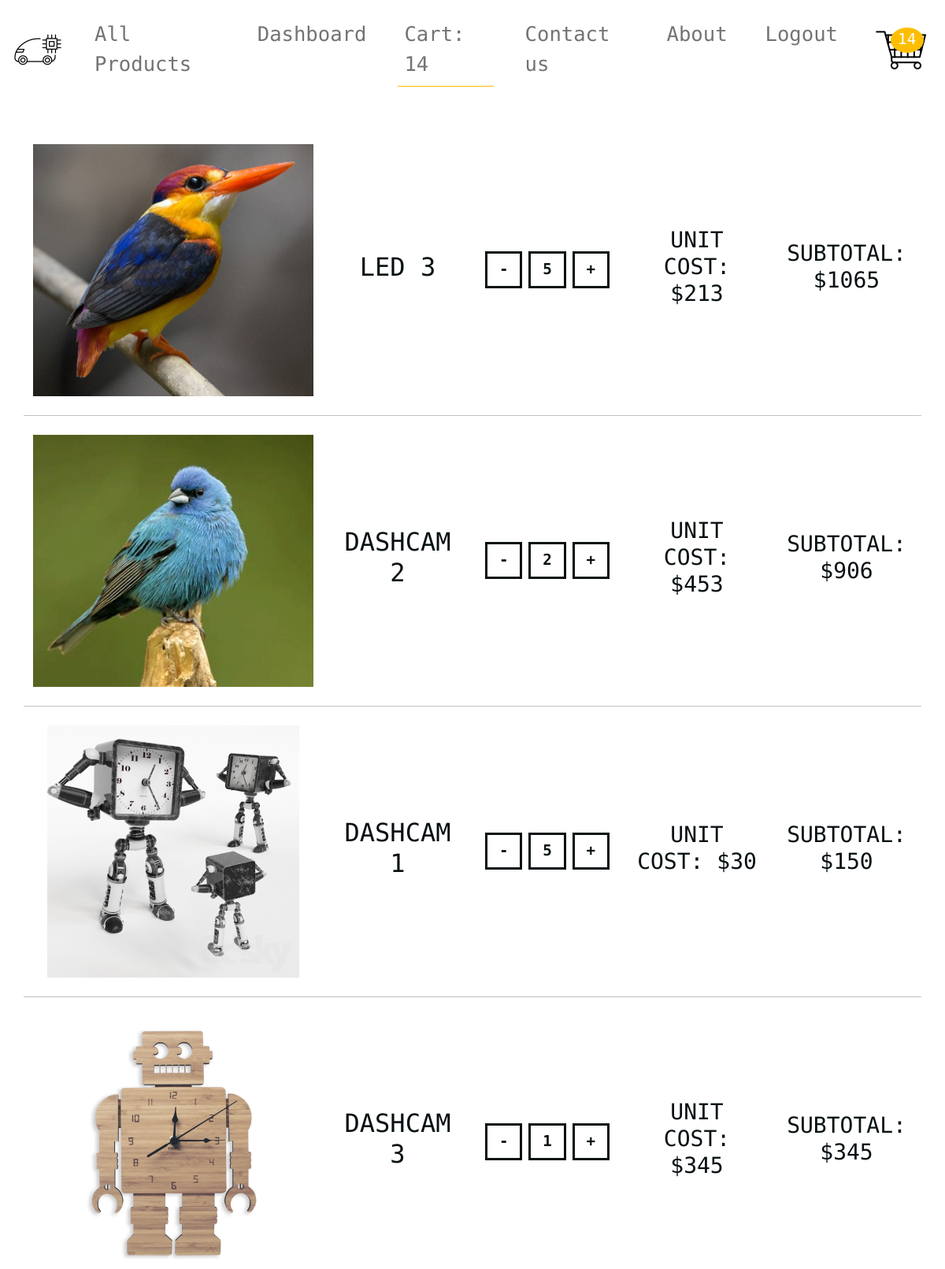
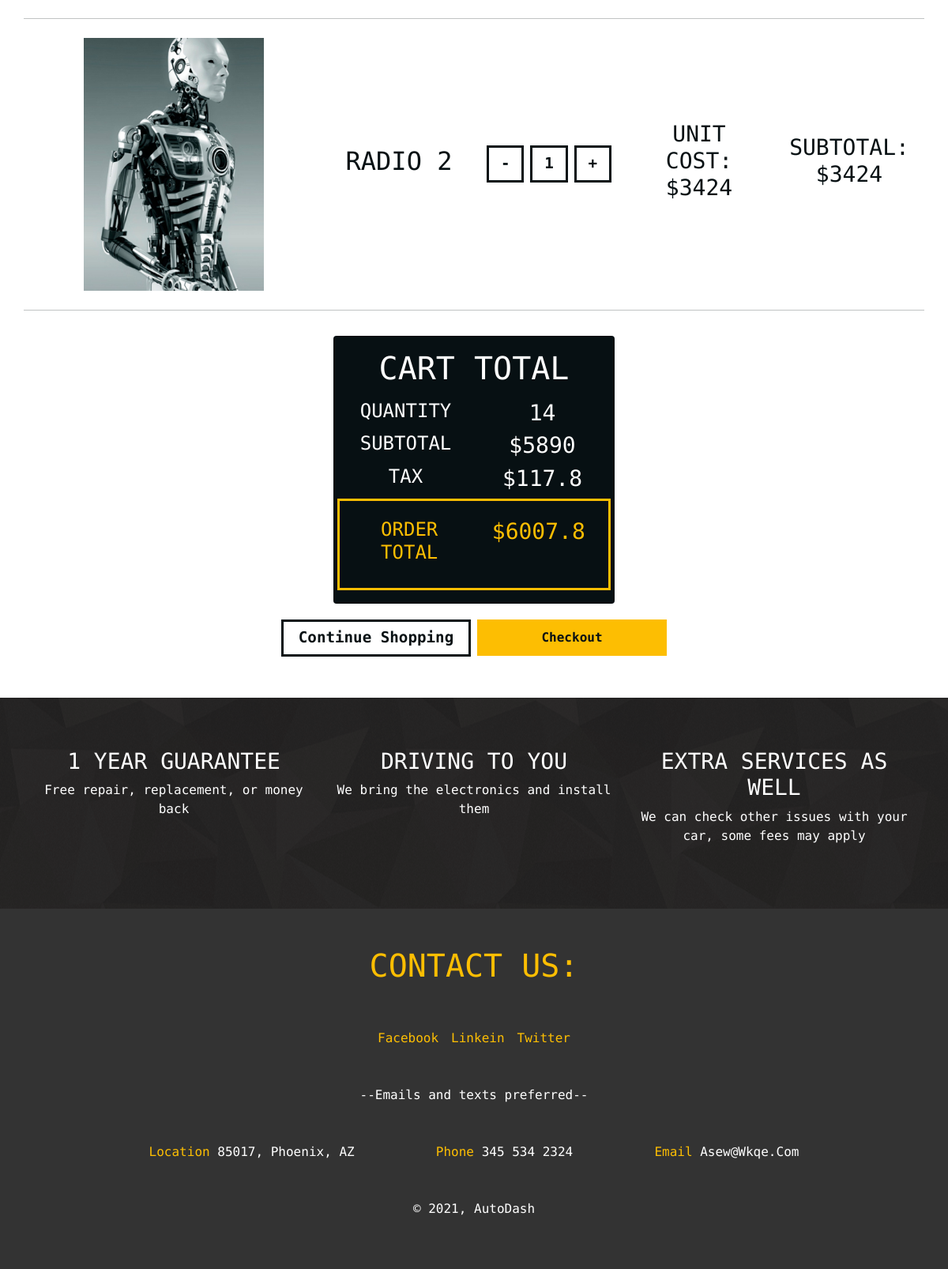
Screenshot of /cart/ (signed in) with the database file from the repository (2 pictures, top to bottom).
### cart/models.py (models this page shows, shortened)
class CartItem(models.Model):
    user = models.ForeignKey(Account, on_delete=models.CASCADE, null=True)
    product = models.ForeignKey(Product, on_delete=models.CASCADE)
    cart = models.ForeignKey(Cart, on_delete=models.CASCADE, null=True)
    quantity = models.IntegerField()
    is_active = models.BooleanField(default=True)
    def sub_total(self):
        return self.product.price * self.quantity

### store/models.py (models this page shows, shortened)
class Product(models.Model):
    product_name = models.CharField(max_length=200, unique=True)
    slug = models.SlugField(max_length=200, unique=True)
    description = models.TextField(max_length=1000, blank=True)
    price = models.IntegerField()
    images = models.ImageField(upload_to='photos/products')
    stock = models.IntegerField()
    is_available = models.BooleanField(default=True)
    category = models.ForeignKey(Category, on_delete=models.CASCADE)
    create_date = models.DateTimeField(auto_now_add=True)
    modified_date = models.DateTimeField(auto_now=True)

### cart/views.py (the view)
# urls.py: path('', views.cart, name='cart'),
def cart(request, total=0, quantity=0, cart_items=None):
    try:
        tax = 0
        grand_total = 0
        if request.user.is_authenticated:
            cart_items = CartItem.objects.filter(user=request.user, is_active=True)
        else:
            cart = Cart.objects.get(cart_id=_cart_id(request))
            cart_items = CartItem.objects.filter(cart=cart, is_active=True)
        for cart_item in cart_items:
            total += (cart_item.product.price * cart_item.quantity)
            quantity += cart_item.quantity
        tax = (2 * total)/100
        grand_total = total + tax
    except ObjectDoesNotExist:
        pass
    context = {
        'total': total,
        'quantity': quantity,
        'cart_items': cart_items,
        'tax': tax,
        'grand_total': grand_total,
    }
    return render(request, 'cart/cart.html', context=context)

### cart/context_processors.py (called while the page is built)
def counter(request):
    cart_count = 0
    if 'admin' in request.path:
        return {}
    else:
        try:
            cart = Cart.objects.filter(cart_id=_cart_id(request))
            if request.user.is_authenticated:
                cart_items = CartItem.objects.all().filter(user=request.user)
            else:
                cart_items = CartItem.objects.all().filter(cart=cart[:1])
            for cart_item in cart_items:
                cart_count += cart_item.quantity
        except Cart.DoesNotExist:
            cart_count = 0
    return dict(cart_count=cart_count)

### cart/views.py (called while the page is built)
def _cart_id(request):
    cart = request.session.session_key
    if not cart:
        cart = request.session.create()
    return cart

### category/context_processors.py (called while the page is built)
def menu_links(request):
    links = Category.objects.all()
    return dict(links=links)

### templates/cart/cart.html (shortened to what this page needs)
{% extends 'base/base.html' %}
{% load static %}
{% block content %}
<section class="totals pt-5 mb-5">
    <div class="container">
        <div class="row text-center ">
            <div class="col text-center text-uppercase ">
                <div class="row align-items-center">
                 {% for item in cart_items %}
                <div class="col-10 mx-auto col-md-4 m-2">
                    <img class="img-fluid product-image" src="{{ item.product.images.url }}"/>
                </div>
                <div class="col-10 mx-auto col-md-2 m-2">
                    <h2>{{ item.product.product_name }}</h2>
                </div>
                <div class="col-10 mx-auto col-md-2 ">
                    <div class="d-flex justify-content-center align-items-center">
                        <a class="btn btn-black mx-1" href="{% url 'reduce_cart' item.product.id  item.id %}">-</a>
                        <span class="btn btn-black mx-1">{{ item.quantity }}</span>
                        <a class="btn btn-black mx-1" href="{% url 'add_to_cart' item.product.id %}">+</a>
                    </div>
                </div>
                <div class="col-10 mx-auto col-md-2 m-2">
                    <h3>Unit cost: ${{ item.product.price }}</h3>
                </div>
                <div class="col-10 mx-auto col-md-2 m-2">
                    <h3>Subtotal: ${{ item.sub_total }}</h3>
                </div>
                <hr class="mt-3">
                {% endfor %}
                </div>
                <div class="row">
                    <div class="col-12 mx-auto my-3 col-sm-12 col-md-6 col-lg-4">
                        <div class="card card-body cart-total text-uppercase">
                            <div class="card-title text-white">
                                <h1>cart total</h1>
                            </div>
                            <div class="row text-white">
                                <div class="col-6"><h4>Quantity</h4></div>
                                <div class="col-6"><h3>{{quantity}}</h3></div>
                            </div>
                            <div class="row text-white">
                                <div class="col-6"><h4>subtotal</h4></div>
                                <div class="col-6"><h3>${{total}}</h3></div>
                            </div>
                            <div class="row text-white">
                                <div class="col-6"><h4>tax</h4></div>
                                <div class="col-6"><h3>${{tax}}</h3></div>
                            </div>
                            <div class="row row-total">
                                <div class="col-6  my-3"><h4>Order total</h4></div>
                                <div class="col-6  my-3"><h3>${{grand_total}}</h3></div>
                            </div>
                        </div>
                    </div>
                </div>
                  <div class="row">
                    <div class="col col-sm-6 mx-auto d-flex justify-content-center flex-wrap">
                        <a href="{% url 'store' %}"><button type="button" class="btn btn-black m-1">continue shopping</button></a>
                         <a href="{% url 'checkout' %}"><button type="button" class="btn btn-yellow m-1 p-2">Checkout</button></a>
                    </div>
                </div>
            </div>
        </div>
    </div>
</section>
{% endblock %}

### static/css/main.css (style rules this page uses)
:root { --mainYellow: #fdbe02; --mainWhite: #fff; --mainBlack: #071013; --mainGrey: #9b9999; --TransGrey: rgba(0, 0, 0, 0.1); }
body { color: var(--mainBlack); background: var(--mainWhite); font-family: 'Roboto Mono', monospace; }
.btn-yellow { background: var(--mainYellow); text-transform: capitalize: font-size: 1.2rem; color: var(--mainBlack); border-radius: 0 !important; border: 0.2rem solid var(--mainYellow); font-weight: 900; width: 15rem; }
.btn-black { background: transparent; text-transform: capitalize; font-size: 1.2rem; font-weight: 900; color: var(--mainBlack); border-radius: 0 !important; border: 0.2rem solid var(--mainBlack); width: 15rem }
a { text-decoration: none; }
.product-image { height: 20rem; object-fit: cover; display: block; margin: 0 auto; }
.row-total { border: 0.2rem solid var(--mainYellow); padding: 0.4rem; color: var(--mainYellow); }
.cart-total { background: var(--mainBlack); }

### rows the page displays
CartItem: product.images (picture), product.product_name "LED 3", quantity "5", product.price "213", sub_total "1065"
CartItem: product.images (picture), product.product_name "DASHCAM 2", quantity "2", product.price "453", sub_total "906"
CartItem: product.images (picture), product.product_name "DASHCAM 1", quantity "5", product.price "30", sub_total "150"
CartItem: product.images (picture), product.product_name "DASHCAM 3", quantity "1", product.price "345", sub_total "345"
CartItem: product.images (picture), product.product_name "RADIO 2", quantity "1", product.price "3424", sub_total "3424"

### other values shown
{{ cart_count }} "14"
{{ quantity }} "14"
{{ total }} "5890"
{{ tax }} "117.8"
{{ grand_total }} "6007.8"
